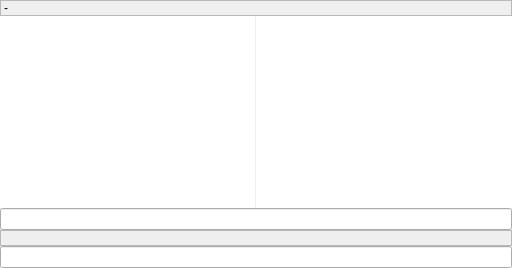
<?xml version="1.0" encoding="UTF-8"?>
<ui version="4.0">
 <class>BufferView</class>
 <widget class="QWidget" name="BufferView">
  <layout class="QVBoxLayout" name="verticalLayout">
   <property name="spacing">
    <number>0</number>
   </property>
   <property name="margin">
    <number>0</number>
   </property>
   <item>
    <widget class="EditableLabel" name="topicLabel">
     <property name="sizePolicy">
      <sizepolicy hsizetype="Ignored" vsizetype="Maximum">
       <horstretch>0</horstretch>
       <verstretch>0</verstretch>
      </sizepolicy>
     </property>
     <property name="autoFillBackground">
      <bool>true</bool>
     </property>
     <property name="frameShape">
      <enum>QFrame::StyledPanel</enum>
     </property>
     <property name="frameShadow">
      <enum>QFrame::Raised</enum>
     </property>
     <property name="text">
      <string>-</string>
     </property>
     <property name="textFormat">
      <enum>Qt::RichText</enum>
     </property>
     <property name="wordWrap">
      <bool>true</bool>
     </property>
     <property name="margin">
      <number>1</number>
     </property>
     <property name="openExternalLinks">
      <bool>true</bool>
     </property>
    </widget>
   </item>
   <item>
    <widget class="QSplitter" name="splitter">
     <property name="sizePolicy">
      <sizepolicy hsizetype="Expanding" vsizetype="Expanding">
       <horstretch>0</horstretch>
       <verstretch>0</verstretch>
      </sizepolicy>
     </property>
     <property name="orientation">
      <enum>Qt::Horizontal</enum>
     </property>
     <property name="handleWidth">
      <number>1</number>
     </property>
     <widget class="TextBrowser" name="textBrowser">
      <property name="sizePolicy">
       <sizepolicy hsizetype="Expanding" vsizetype="Expanding">
        <horstretch>1</horstretch>
        <verstretch>0</verstretch>
       </sizepolicy>
      </property>
      <property name="frameShape">
       <enum>QFrame::NoFrame</enum>
      </property>
      <property name="tabChangesFocus">
       <bool>true</bool>
      </property>
      <property name="textInteractionFlags">
       <set>Qt::LinksAccessibleByMouse|Qt::TextSelectableByMouse</set>
      </property>
      <property name="openLinks">
       <bool>false</bool>
      </property>
     </widget>
     <widget class="UserListView" name="listView">
      <property name="sizePolicy">
       <sizepolicy hsizetype="Expanding" vsizetype="Expanding">
        <horstretch>0</horstretch>
        <verstretch>0</verstretch>
       </sizepolicy>
      </property>
      <property name="focusPolicy">
       <enum>Qt::NoFocus</enum>
      </property>
      <property name="frameShape">
       <enum>QFrame::NoFrame</enum>
      </property>
      <property name="selectionMode">
       <enum>QAbstractItemView::ExtendedSelection</enum>
      </property>
      <property name="uniformItemSizes">
       <bool>true</bool>
      </property>
     </widget>
    </widget>
   </item>
   <item>
    <widget class="SearchEditor" name="searchEditor"/>
   </item>
   <item>
    <widget class="QLabel" name="helpLabel">
     <property name="sizePolicy">
      <sizepolicy hsizetype="Ignored" vsizetype="Maximum">
       <horstretch>0</horstretch>
       <verstretch>0</verstretch>
      </sizepolicy>
     </property>
     <property name="autoFillBackground">
      <bool>true</bool>
     </property>
     <property name="frameShape">
      <enum>QFrame::StyledPanel</enum>
     </property>
     <property name="frameShadow">
      <enum>QFrame::Raised</enum>
     </property>
    </widget>
   </item>
   <item>
    <widget class="LineEditor" name="lineEditor"/>
   </item>
  </layout>
 </widget>
 <customwidgets>
  <customwidget>
   <class>SearchEditor</class>
   <extends>QLineEdit</extends>
   <header>searcheditor.h</header>
  </customwidget>
  <customwidget>
   <class>TextBrowser</class>
   <extends>QTextBrowser</extends>
   <header>textbrowser.h</header>
   <container>1</container>
  </customwidget>
  <customwidget>
   <class>LineEditor</class>
   <extends>QLineEdit</extends>
   <header>lineeditor.h</header>
  </customwidget>
  <customwidget>
   <class>UserListView</class>
   <extends>QListView</extends>
   <header>userlistview.h</header>
  </customwidget>
  <customwidget>
   <class>EditableLabel</class>
   <extends>QLabel</extends>
   <header>editablelabel.h</header>
  </customwidget>
 </customwidgets>
 <resources/>
 <connections/>
</ui>
